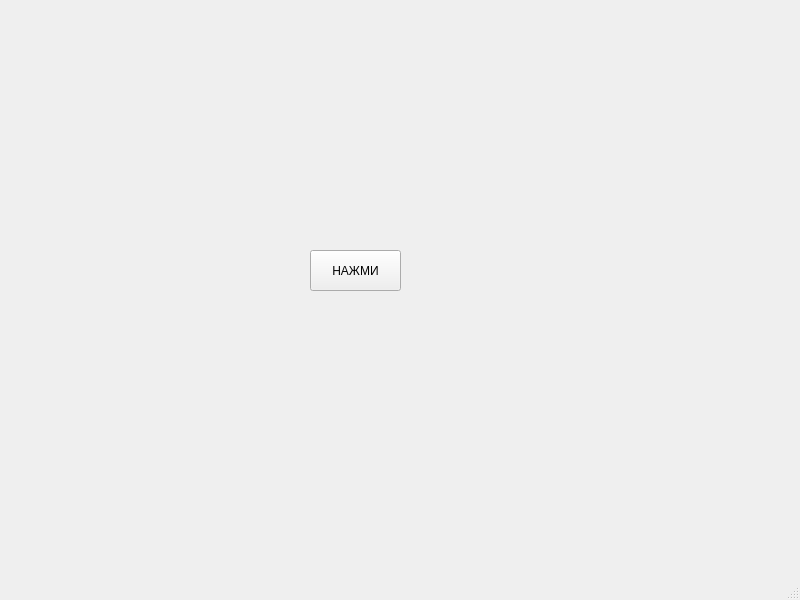
<?xml version="1.0" encoding="UTF-8"?>
<ui version="4.0">
 <class>MainWindow</class>
 <widget class="QMainWindow" name="MainWindow">
  <property name="geometry">
   <rect>
    <x>0</x>
    <y>0</y>
    <width>800</width>
    <height>600</height>
   </rect>
  </property>
  <property name="windowTitle">
   <string>MainWindow</string>
  </property>
  <widget class="QWidget" name="centralwidget">
   <widget class="QPushButton" name="button">
    <property name="geometry">
     <rect>
      <x>310</x>
      <y>250</y>
      <width>91</width>
      <height>41</height>
     </rect>
    </property>
    <property name="text">
     <string>НАЖМИ</string>
    </property>
   </widget>
  </widget>
  <widget class="QMenuBar" name="menubar">
   <property name="geometry">
    <rect>
     <x>0</x>
     <y>0</y>
     <width>800</width>
     <height>21</height>
    </rect>
   </property>
  </widget>
  <widget class="QStatusBar" name="statusbar"/>
 </widget>
 <resources/>
 <connections/>
</ui>
